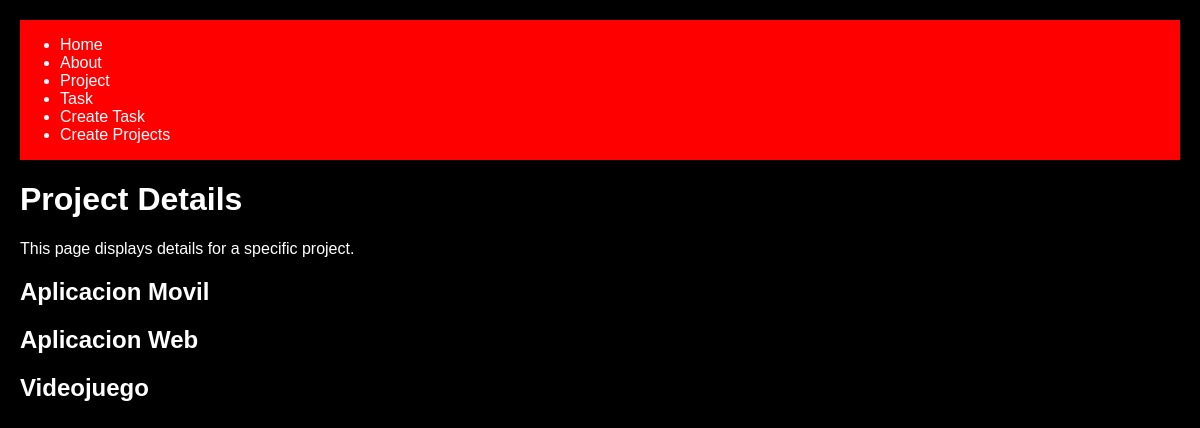
Page /project/ on the earlier database version.
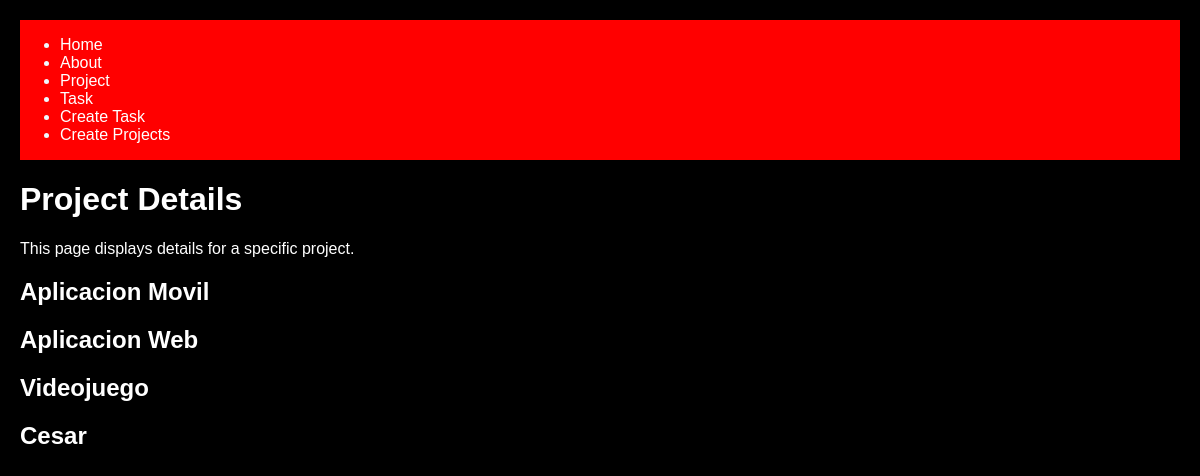
Same page on the later database version.
### myapp/models.py (models this page shows, shortened)
class Project(models.Model):
    name = models.CharField(max_length=100)

### myapp/views.py (the view)
# urls.py: path('project/', views.project, name='project'),
def project(request):
    projects = Project.objects.all()
    return render(request, 'projects/project.html', {'project': projects})

### myapp/templates/projects/project.html (shortened to what this page needs)
{% extends 'layouts/base.html' %}
{% block content %}
<h1>Project Details</h1>
<p>This page displays details for a specific project.</p>
{% for project in project %}
<h2>{{ project.name }}</h2>
{% endfor %}
{% endblock %}

Differences in the rows shown:
added Project: name "Cesar"
